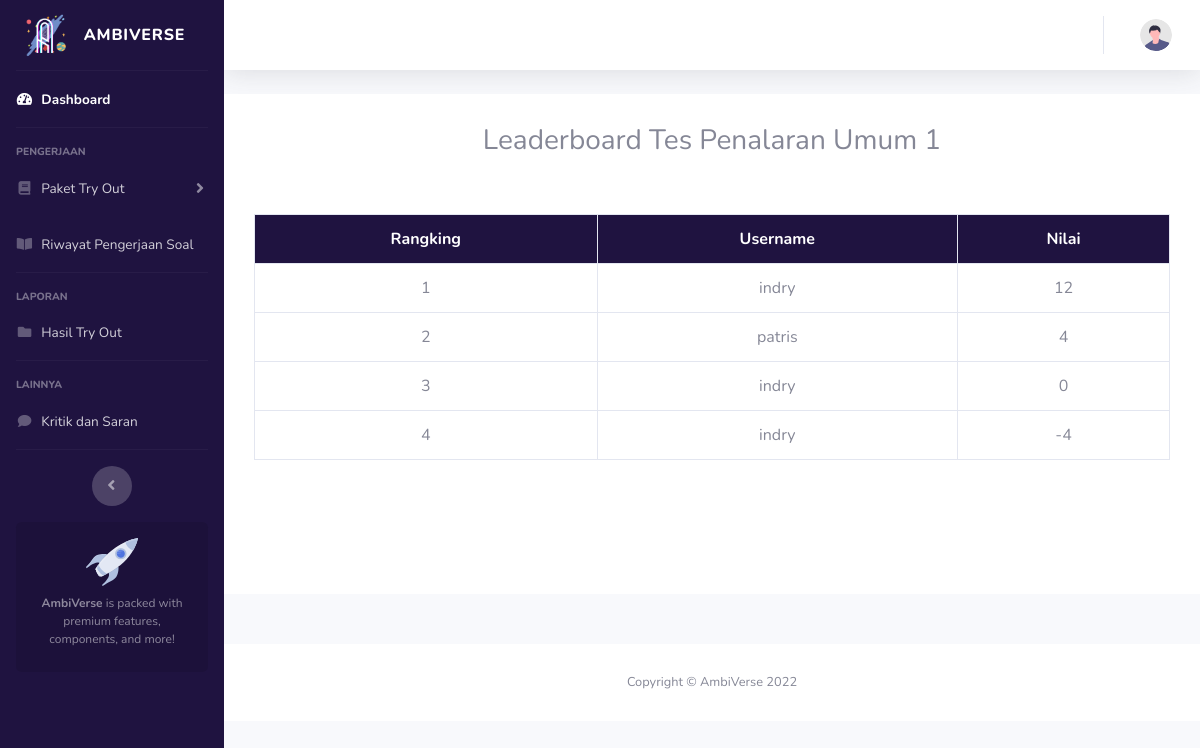
The app's page /student/leaderboard.php?judul_to=Tes Penalaran Umum 1 with its own data.
### tables this page shows
CREATE TABLE `exam_results` (
  `id` int(11) NOT NULL,
  `username` varchar(80) NOT NULL,
  `judul_to` varchar(100) NOT NULL,
  `subtes` varchar(50) NOT NULL,
  `total_question` varchar(10) NOT NULL,
  `correct_answer` varchar(10) NOT NULL,
  `wrong_answer` varchar(10) NOT NULL,
  `exam_time` varchar(50) NOT NULL
);

### student/leaderboard.php (the view, shortened to what this page needs)
<?php
    include("header.php");
    include("../includes/functions.php");
?>
        <div class="row" style="margin: 0px; padding:0px; margin-bottom: 50px;">
            <div class="col-lg-12 col-lg-push-3" style="min-height: 500px; background-color: white; text-align:center;padding:30px;">
                <?php
                    $res = mysqli_query($conn, "SELECT * FROM exam_results WHERE judul_to = '$_GET[judul_to]' ORDER BY correct_answer*3+wrong_answer*-1 DESC");
                    $count = mysqli_num_rows($res);
                    $rangking = 1;
                    if($count == 0){
                    } else {
                        ?>
                        <h3>Leaderboard <?= $_GET["judul_to"];?><i></i></h3><br><br>
                        <table class="table table-bordered">
                            <tr style="background-color: #1f1340; color: white;">
                                <th>Rangking</th>
                                <th>Username</th>
                                <th>Nilai</th>
                            </tr>
                        <?php
                            while ($row = mysqli_fetch_array($res)){
                                $skor = $row["correct_answer"] * 3 + $row["wrong_answer"] * -1;
                                echo "<tr>";
                                    echo "<td>"; echo $rangking; echo "</td>";
                                    echo "<td>"; echo $row["username"]; echo "</td>";
                                    echo "<td>"; echo $skor; echo "</td>";
                                    $rangking++;
                                echo "</tr>";
                            }
                        echo "</table>";
                    }
                ?>
            </div>
        </div>
<?php include("footer.php");

### records on screen
exam_results: username "indry", skor "12"
exam_results: username "patris", skor "4"
exam_results: username "indry", skor "0"
exam_results: username "indry", skor "-4"

### other values on screen
$_GET["judul_to"] "Tes Penalaran Umum 1"
